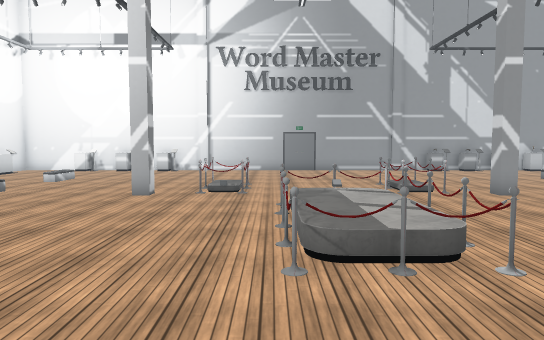
View 1 (above)

18 first-person views from a walk through a 3-D level made in the Unity game engine. The camera is 1.5 m above the floor, tilts 4° down and sees 70° across. The floor is counted in squares, 1 m on a side. Each view is taken from the middle of a square. On the plan, view 1 faces up. The plan holds only what a view shows up to about 17 squares ahead; the rest is blank. The place goes on beyond the plan. The player is left out. Some surface patterns are stand-ins.

View 2
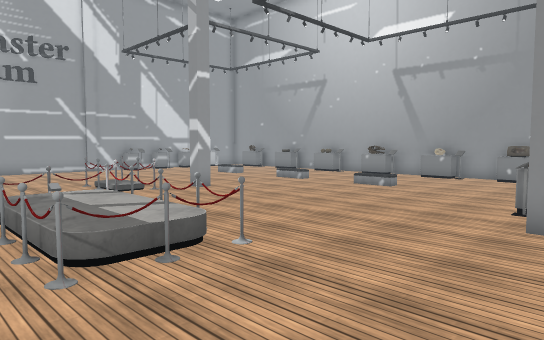

View 3
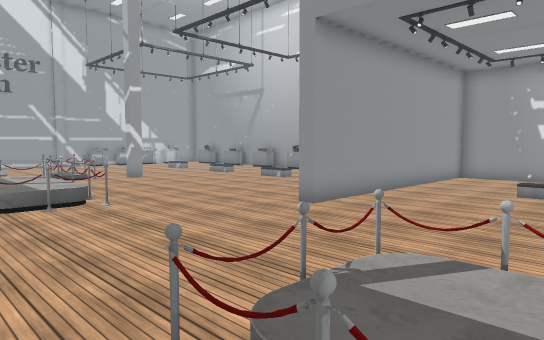

View 4
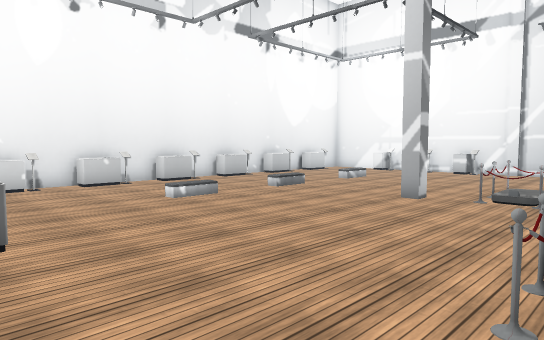

View 5
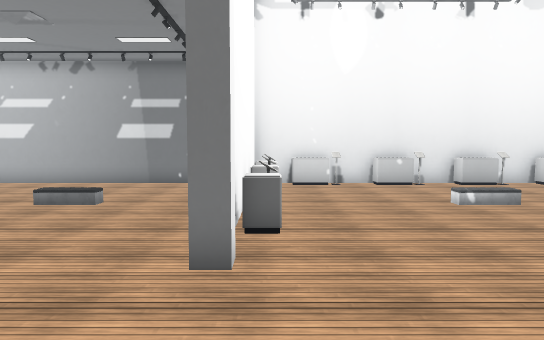

View 6
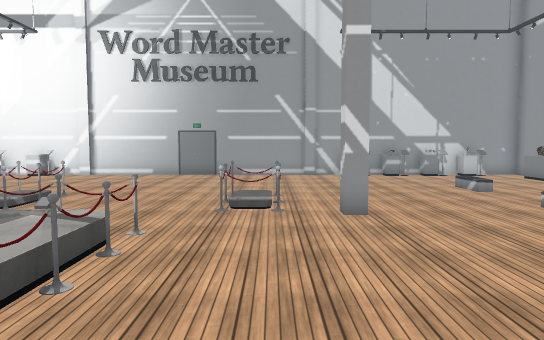

View 7
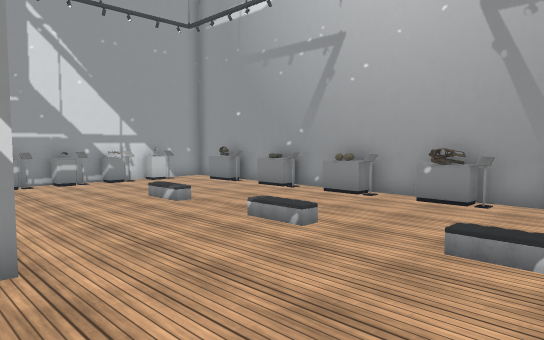

View 8
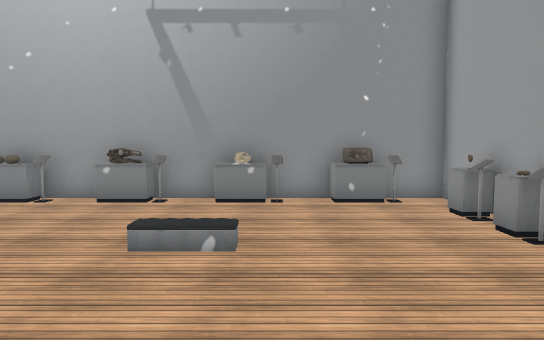

View 9
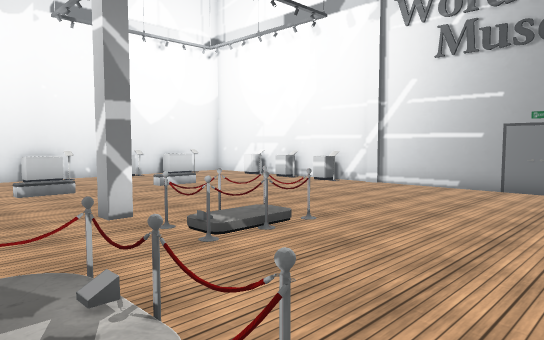

View 10
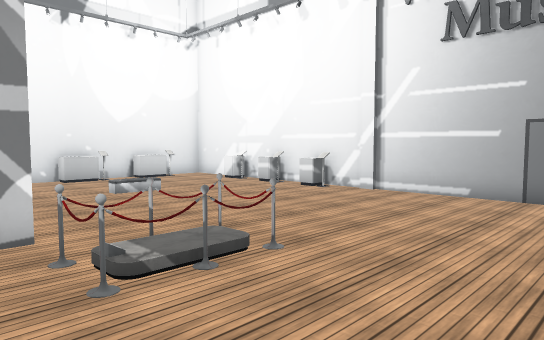

View 11
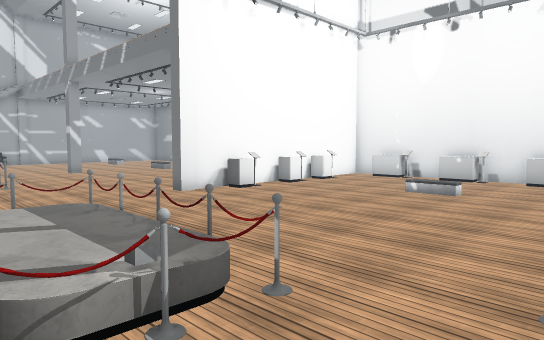

View 12
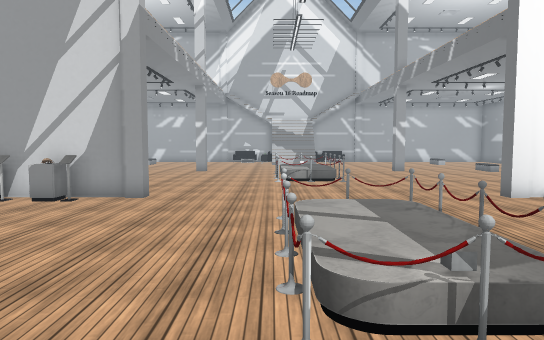

View 13
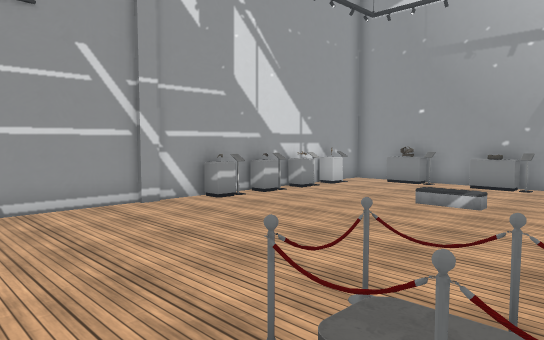

View 14
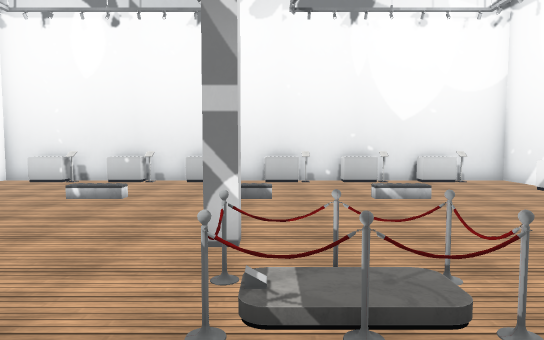

View 15
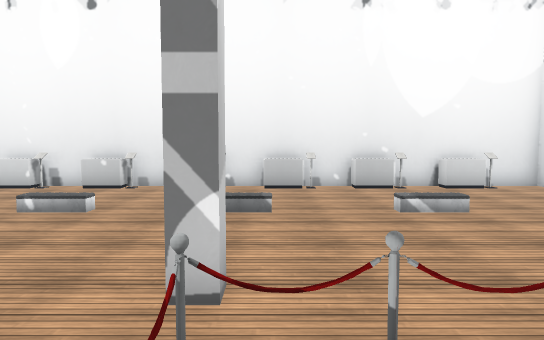

View 16
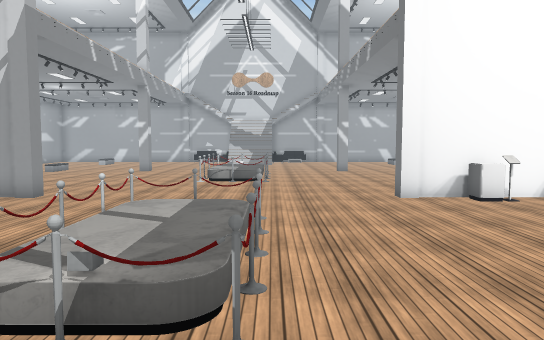

View 17
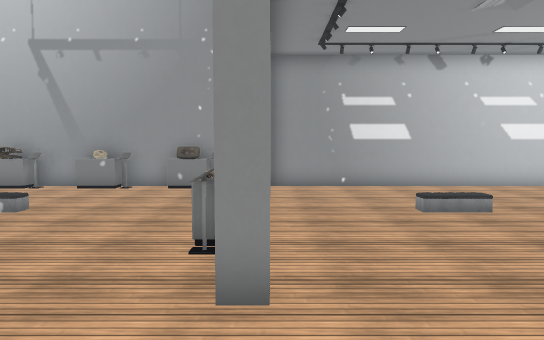

View 18
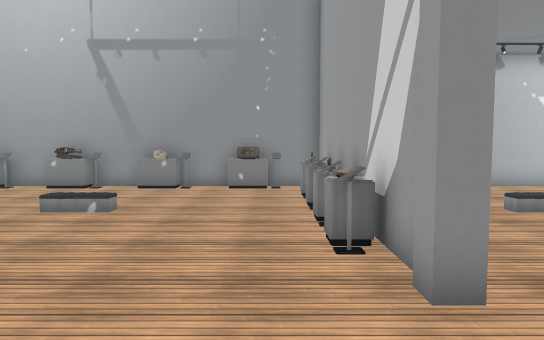

### Floor plan
Points are (right, up) in squares from view 1. A wall is a line through its corners. A room is listed if a view was taken in it or the views show most of it. See-through windows are left out.
Room 1 (views 1, 2, 3, 4, 5, 6, 7, 8, 9, 10, 11, 12, 13, 14, 15, 16, 17, 18)
walls: (7.1, 11) (6.5, 11) (6.5, 11.6); (-4, 11.5) (-3.5, 11.5) (-3.5, 11) (-4, 11); (7, 1.3) (16.5, 1.3) (16.5, 21.3) (15.4, 21.3); (-4.1, 1.5) (-3.5, 1.5) (-3.5, 1); (1.8, 21.3) (-3.5, 21.3); (7.1, 21.1) (6.5, 21.1); (6.6, 21.3) (3.5, 21.3); (-3.4, 21.1) (-4, 21.1); (-4, 21.3) (-4.5, 21.3); (8.5, 21.3) (7, 21.3); (-13.5, -1.1) (-13.5, -5.5); (-11.2, 21.3) (-13.5, 21.3) (-13.5, 1.3) (-4, 1.3); (16.5, -5.5) (16.5, 1) (6.5, 1) (6.5, 1.5) (7, 1.5)
objects: other object (-13, 3); other object (-13, 4); other object (-13, 6); other object (-13, 7); other object (-13, 9); other object (-13, 10); other object (-13, 12); other object (-13, 13); other object (-13, 15); other object (-13, 16); other object (-13, 18); other object (-13, 19); other object (-11, 2); other object (-10, 2); other object (-10, 21) to (-9, 21); other object (-9, 2); other object (-8, 2); other object (-8, 21); other object (-7, 21); other object (-6, 2); other object (-6, 21); other object (-5, 2); other object (-5, 21); other object (-2, 12) to (-1, 14); other object (0, -4) to (3, -3); other object (0, 4) to (3, 9); other object (4, 12) to (5, 14); other object (8, 2); other object (9, 2); other object (9, 20); other object (9, 21); other object (10, 2); other object (11, 2); other object (11, 21); other object (12, 2); other object (12, 3); other object (12, 21); other object (13, 2) to (14, 2); other object (13, 21); other object (15, 21); other object (16, 3); other object (16, 4); other object (16, 6); other object (16, 7); other object (16, 9); other object (16, 10); other object (16, 12); other object (16, 13); other object (16, 15); other object (16, 16); other object (16, 18); other object (16, 19)

Where each view was taken, in squares from view 1:
view 1: 0 up, 0 right, facing up
view 2: 0 up, 1 left, facing up-right
view 3: 5 down, 1 left, facing up-right
view 4: 1 up, 1 right, facing up-left
view 5: 2 up, 1 right, facing left
view 6: 3 up, 5 right, facing up
view 7: 6 up, 6 right, facing up-right
view 8: 6 up, 6 right, facing right
view 9: 8 up, 4 right, facing up-left
view 10: 10 up, 3 right, facing up-left
view 11: 12 up, 3 right, facing down-left
view 12: 12 up, 3 right, facing down
view 13: 12 up, 2 right, facing up-right
view 14: 12 up, 2 right, facing left
view 15: 12 up, 0 right, facing left
view 16: 12 up, 0 right, facing down
view 17: 1 up, 3 right, facing right
view 18: 3 up, 3 right, facing right
